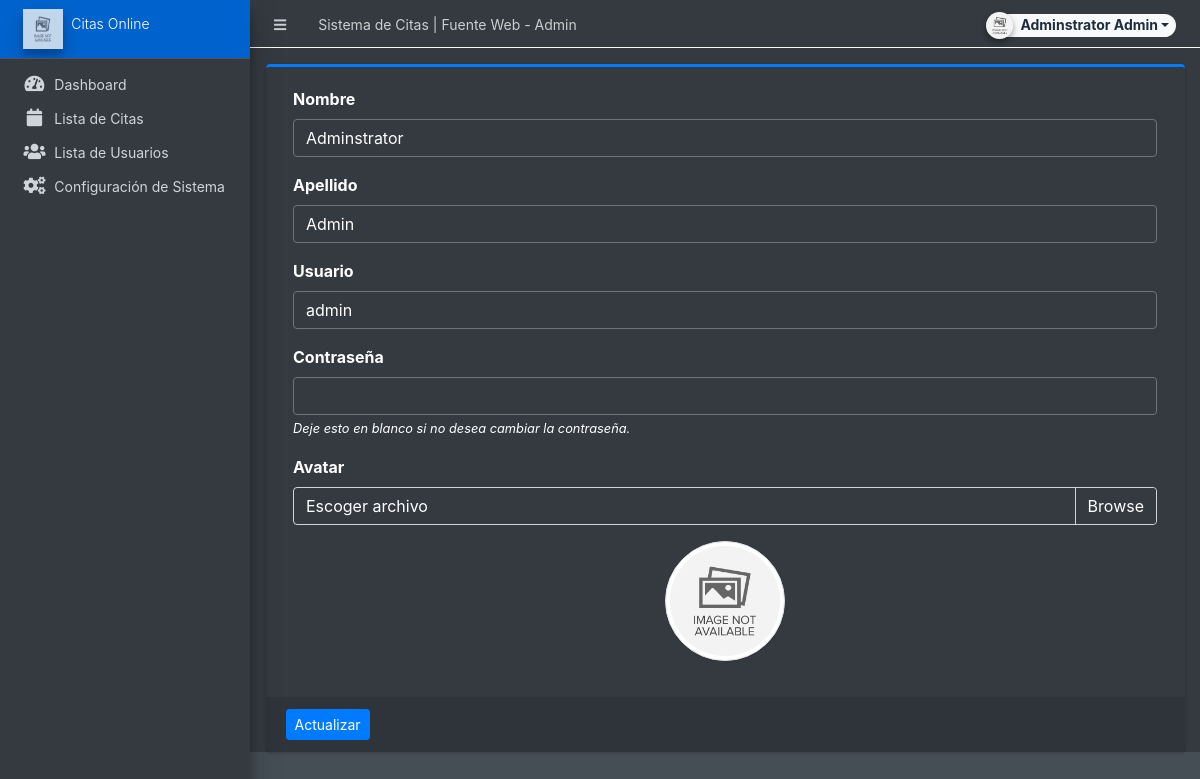
The app's page /admin/?page=user (signed in) with its own data.
### tables this page shows
CREATE TABLE `users` (
  `id` int(50) NOT NULL,
  `firstname` varchar(250) NOT NULL,
  `lastname` varchar(250) NOT NULL,
  `username` text NOT NULL,
  `password` text NOT NULL,
  `avatar` text DEFAULT NULL,
  `last_login` datetime DEFAULT NULL,
  `type` tinyint(1) NOT NULL DEFAULT 0,
  `date_added` datetime NOT NULL DEFAULT current_timestamp(),
  `date_updated` datetime DEFAULT NULL ON UPDATE current_timestamp()
);

### config.php (called while the page is built, shortened)
<?php
require_once('classes/DBConnection.php');
require_once('classes/SystemSettings.php');
function validate_image($file){
	if(!empty($file)){
		if(is_file(base_app.$file)){
			return base_url.$file;
		}else{
			return base_url.'dist/img/no-image-available.png';
		}
	}else{
		return base_url.'dist/img/no-image-available.png';
	}
}
function isMobileDevice(){
    $aMobileUA = array(
        '/iphone/i' => 'iPhone',
        '/ipod/i' => 'iPod',
        '/ipad/i' => 'iPad',
        '/android/i' => 'Android',
        '/blackberry/i' => 'BlackBerry',
        '/webos/i' => 'Mobile'
    );
    return false;
}
?>

### classes/DBConnection.php (called while the page is built, shortened)
<?php
class DBConnection{
    private $host = DB_SERVER;
    private $username = DB_USERNAME;
    private $password = DB_PASSWORD;
    private $database = DB_NAME;
    public $conn;
    public function __construct(){
        if (!isset($this->conn)) {
            $this->conn = new mysqli($this->host, $this->username, $this->password, $this->database);
        }
    }
}
?>

### admin/user/index.php (the view, shortened to what this page needs)
<?php
$user = $conn->query("SELECT * FROM users where id ='".$_settings->userdata('id')."'");
foreach($user->fetch_array() as $k =>$v){
	$meta[$k] = $v;
}
?>
<div class="card card-outline card-primary">
	<div class="card-body">
		<div class="container-fluid">
			<form action="" id="manage-user">
				<div class="form-group">
					<label for="name">Nombre</label>
					<input type="text" name="firstname" id="firstname" class="form-control" value="<?php echo isset($meta['firstname']) ? $meta['firstname']: '' ?>" required>
				</div>
				<div class="form-group">
					<label for="name">Apellido</label>
					<input type="text" name="lastname" id="lastname" class="form-control" value="<?php echo isset($meta['lastname']) ? $meta['lastname']: '' ?>" required>
				</div>
				<div class="form-group">
					<label for="username">Usuario</label>
					<input type="text" name="username" id="username" class="form-control" value="<?php echo isset($meta['username']) ? $meta['username']: '' ?>" required  autocomplete="off">
				</div>
				<div class="form-group">
					<label for="password">Contraseña</label>
					<input type="password" name="password" id="password" class="form-control" value="" autocomplete="off">
					<small><i>Deje esto en blanco si no desea cambiar la contraseña.</i></small>
				</div>
				<div class="form-group">
					<label for="" class="control-label">Avatar</label>
					<div class="custom-file">
		              <label class="custom-file-label" for="customFile">Escoger archivo</label>
		            </div>
				</div>
				<div class="form-group d-flex justify-content-center">
					<img src="<?php echo validate_image(isset($meta['avatar']) ? $meta['avatar'] :'') ?>" alt="" id="cimg" class="img-fluid img-thumbnail">
				</div>
			</form>
		</div>
	</div>
	<div class="card-footer">
			<div class="col-md-12">
				<div class="row">
					<button class="btn btn-sm btn-primary" form="manage-user">Actualizar</button>
				</div>
			</div>
		</div>
</div>

### admin/inc/header.php (shortened to what this page needs)
<head>
    <link rel="stylesheet" href="<?php echo base_url ?>plugins/fontawesome-free/css/all.min.css">
    <link rel="stylesheet" href="<?php echo base_url ?>plugins/tempusdominus-bootstrap-4/css/tempusdominus-bootstrap-4.min.css">
  <link rel="stylesheet" href="<?php echo base_url ?>plugins/datatables-bs4/css/dataTables.bootstrap4.min.css">
  <link rel="stylesheet" href="<?php echo base_url ?>plugins/datatables-responsive/css/responsive.bootstrap4.min.css">
  <link rel="stylesheet" href="<?php echo base_url ?>plugins/datatables-buttons/css/buttons.bootstrap4.min.css">
  <link rel="stylesheet" href="<?php echo base_url ?>plugins/datatables-select/css/select.bootstrap4.min.css">
  <link rel="stylesheet" href="<?php echo base_url ?>plugins/select2/css/select2.min.css">
  <link rel="stylesheet" href="<?php echo base_url ?>plugins/select2-bootstrap4-theme/select2-bootstrap4.min.css">
    <link rel="stylesheet" href="<?php echo base_url ?>plugins/icheck-bootstrap/icheck-bootstrap.min.css">
    <link rel="stylesheet" href="<?php echo base_url ?>plugins/jqvmap/jqvmap.min.css">
    <link rel="stylesheet" href="<?php echo base_url ?>dist/css/adminlte.css">
    <link rel="stylesheet" href="<?php echo base_url ?>dist/css/custom.css">
    <link rel="stylesheet" href="<?php echo base_url ?>plugins/overlayScrollbars/css/OverlayScrollbars.min.css">
    <link rel="stylesheet" href="<?php echo base_url ?>plugins/daterangepicker/daterangepicker.css">
    <link rel="stylesheet" href="<?php echo base_url ?>plugins/summernote/summernote-bs4.min.css">
  <link rel="stylesheet" href="<?php echo base_url ?>plugins/sweetalert2-theme-bootstrap-4/bootstrap-4.min.css">
  <link rel="stylesheet" href="<?php echo base_url ?>plugins/fullcalendar/main.css">
  </head>

### admin/inc/topBarNav.php (shortened to what this page needs)
<nav class="main-header navbar navbar-expand navbar-dark border border-light border-top-0  border-left-0 border-right-0 navbar-light text-sm">
  <ul class="navbar-nav">
    <li class="nav-item">
    <a class="nav-link" data-widget="pushmenu" href="#" role="button"><i class="fas fa-bars"></i></a>
    </li>
    <li class="nav-item d-none d-sm-inline-block">
      <a href="<?php echo base_url ?>" class="nav-link"><?php echo (!isMobileDevice()) ? $_settings->info('name'):$_settings->info('short_name'); ?> - Admin</a>
    </li>
  </ul>
  <ul class="navbar-nav ml-auto">
    <li class="nav-item">
      <div class="btn-group nav-link">
            <button type="button" class="btn btn-rounded badge badge-light dropdown-toggle dropdown-icon" data-toggle="dropdown">
              <span><img src="<?php echo validate_image($_settings->userdata('avatar')) ?>" class="img-circle elevation-2 user-img" alt="User Image"></span>
              <span class="ml-3"><?php echo ucwords($_settings->userdata('firstname').' '.$_settings->userdata('lastname')) ?></span>
            </button>
        </div>
    </li>
  </ul>
</nav>

### admin/inc/navigation.php (shortened to what this page needs)
<aside class="main-sidebar sidebar-dark-primary elevation-4 sidebar-no-expand">
  <a href="<?php echo base_url ?>admin" class="brand-link bg-primary text-sm">
  <img src="<?php echo validate_image($_settings->info('logo'))?>" alt="Store Logo" class="brand-image  elevation-3" style="opacity: .8;width: 2.5rem;height: 2.5rem;max-height: unset">
  <span class="brand-text font-weight-light"><?php echo $_settings->info('short_name') ?></span>
  </a>
  <div class="sidebar os-host os-theme-light os-host-overflow os-host-overflow-y os-host-resize-disabled os-host-transition os-host-scrollbar-horizontal-hidden">
    <div class="os-content-glue" style="margin: 0px -8px; width: 249px; height: 646px;"></div>
    <div class="os-padding">
      <div class="os-viewport os-viewport-native-scrollbars-invisible" style="overflow-y: scroll;">
        <div class="os-content" style="padding: 0px 8px; height: 100%; width: 100%;">
          <nav class="mt-4">
             <ul class="nav nav-pills nav-sidebar flex-column text-sm nav-compact nav-flat nav-child-indent nav-collapse-hide-child" data-widget="treeview" role="menu" data-accordion="false">
              <li class="nav-item dropdown">
                <a href="./" class="nav-link nav-home">
                  <i class="nav-icon fas fa-tachometer-alt"></i>
                  <p>
                    Dashboard
                  </p>
                </a>
              </li>
              <li class="nav-item dropdown">
                <a href="<?php echo base_url ?>admin/?page=appointments" class="nav-link nav-appointments">
                  <i class="nav-icon fas fa-calendar"></i>
                  <p>
                    Lista de Citas
                  </p>
                </a>
              </li>
              <li class="nav-item dropdown">
                <a href="<?php echo base_url ?>admin/?page=user/list" class="nav-link nav-user_list">
                  <i class="nav-icon fas fa-users"></i>
                  <p>
                    Lista de Usuarios
                  </p>
                </a>
              </li>
              <li class="nav-item dropdown">
                <a href="<?php echo base_url ?>admin/?page=system_info" class="nav-link nav-system_info">
                  <i class="nav-icon fas fa-cogs"></i>
                  <p>
                    Configuración de Sistema
                  </p>
                </a>
              </li>
            </ul>
          </nav>
        </div>
      </div>
    </div>
  </div>
</aside>

### admin/inc/footer.php (shortened to what this page needs)
</div>

### admin/inc/topBarNav.php (style rules this page uses)
.user-img { position: absolute; height: 27px; width: 27px; object-fit: cover; left: -7%; top: -12%; }
.btn-rounded { border-radius: 50px; }

### admin/user/index.php (style rules this page uses)
img#cimg { height: 15vh; width: 15vh; object-fit: cover; border-radius: 100% 100%; }

### records on screen
users: firstname "Adminstrator", lastname "Admin", username "admin"

### other values on screen
$_settings->info('name') "Sistema de Citas | Fuente Web"
$_settings->userdata('firstname').' '.$_settings->userdata('lastname') "Adminstrator Admin"
$_settings->info('short_name') "Citas Online"
